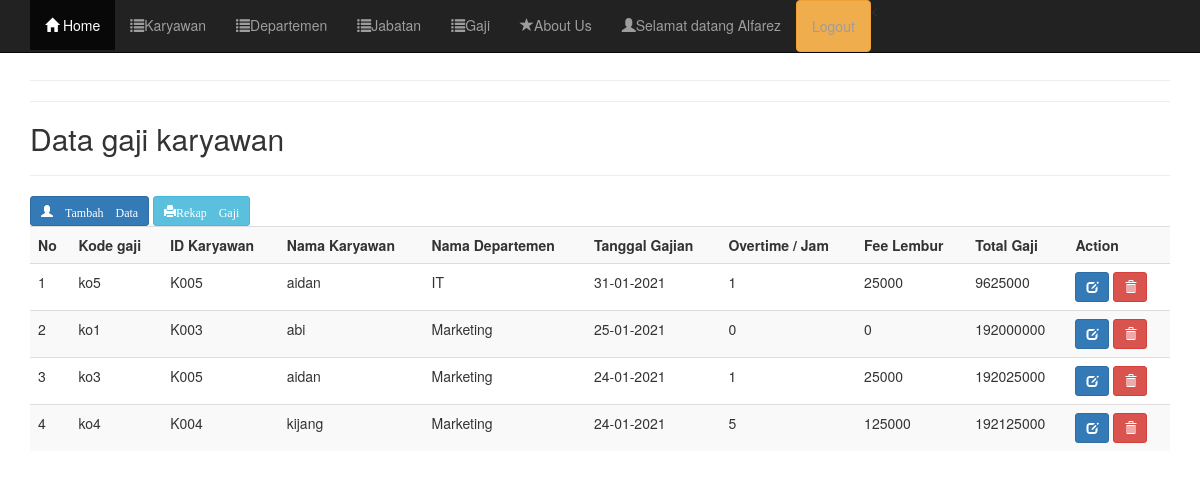
/payroll/datagaji.php (signed in), run on the app's committed database.
### tables this page shows
CREATE TABLE `payroll` (
  `kd_gj` varchar(30) NOT NULL,
  `id_karyawan` varchar(45) NOT NULL,
  `nm_karyawan` varchar(45) NOT NULL,
  `nm_departemen` varchar(45) NOT NULL,
  `tgl_gaji` varchar(45) NOT NULL,
  `overtime` int(11) NOT NULL,
  `fee_lembur` int(11) NOT NULL,
  `total` int(11) NOT NULL
);

### payroll/datagaji.php (the view, shortened to what this page needs)
<?php
include("header.php");
include("koneksi.php");
?>
	<div class="container">
		<div class="content">
			<hr />
			<hr />
			<h2>Data gaji karyawan</h2>
			<hr />
						<?php $filter = (isset($_GET['filter']) ? strtolower($_GET['filter']) : NULL);  ?>
			<a href="payroll.php" data-toggle="tooltip" data-placement="bottom" title="Tambah Data Gaji" class="btn btn-primary btn-sm"><span class="glyphicon glyphicon-user"> Tambah Data</a>
			<a href="export.php" data-toggle="tooltip" data-placement="bottom" title="Rekap" class="btn btn-info btn-sm"><span class="glyphicon glyphicon-print">Rekap Gaji</a>
			<br />
			<div class="table-responsive">
				<table class="table table-striped table-hover">
					<tr>
						<th>No</th>
						<th>Kode gaji</th>
						<th>ID Karyawan</th>
						<th>Nama Karyawan</th>
						<th>Nama Departemen</th>
						<th>Tanggal Gajian</th>
						<th>Overtime / Jam </th>
						<th>Fee Lembur</th>
						<th>Total Gaji</th>
						<th>Action</th>
					</tr>
					<?php
					if($filter){
						$sql = mysqli_query($koneksi, "SELECT * FROM payroll WHERE nm_departemen='$filter' ORDER BY nm_departemen ASC");
					}else{
						$sql = mysqli_query($koneksi, "SELECT * FROM payroll ORDER BY nm_departemen ASC");
					}
					if(mysqli_num_rows($sql) == 0){
						echo '<tr><td colspan="14">Data Tidak Ada.</td></tr>';
					}else{
						$no = 1;
						while($row = mysqli_fetch_assoc($sql)){
							echo '
							<tr>
								<td>'.$no.'</td>
								<td>'.$row['kd_gj'].'</a></td>
								<td>'.$row['id_karyawan'].'</a></td>
								<td>'.$row['nm_karyawan'].'</td>
								<td>'.$row['nm_departemen'].'</td>
								<td>'.$row['tgl_gaji'].'</td>
								<td>'.$row['overtime'].'</td>
								<td>'.$row['fee_lembur'].'</td>
								<td>'.$row['total'].'</td>
								<td>
									<a href="editgaji.php?kd_gj='.$row['kd_gj'].'" title="Edit Data" data-toggle="tooltip" class="btn btn-primary btn-sm"><span class="glyphicon glyphicon-edit" aria-hidden="true"></span></a>
									<a href="datagaji.php?aksi=delete&kd_gj='.$row['kd_gj'].'" title="Hapus Data" data-toggle="tooltip" onclick="return confirm(\'Anda yakin akan menghapus data '.$row['nm_karyawan'].'?\')" class="btn btn-danger btn-sm"><span class="glyphicon glyphicon-trash" aria-hidden="true"></span></a>
								</td>
							</tr>
							';
							$no++;
						}
					}
					?>
				</table>
			</div>
		</div>
	</div>
<?php
include("footer.php");
?>

### style.css (style rules this page uses)
.content { margin-top: 80px; }

### data on the page
payroll: kd_gj "ko5", id_karyawan "K005", nm_karyawan "aidan", nm_departemen "IT", tgl_gaji "31-01-2021", overtime "1", fee_lembur "25000", total "9625000"
payroll: kd_gj "ko1", id_karyawan "K003", nm_karyawan "abi", nm_departemen "Marketing", tgl_gaji "25-01-2021", overtime "0", fee_lembur "0", total "192000000"
payroll: kd_gj "ko3", id_karyawan "K005", nm_karyawan "aidan", nm_departemen "Marketing", tgl_gaji "24-01-2021", overtime "1", fee_lembur "25000", total "192025000"
payroll: kd_gj "ko4", id_karyawan "K004", nm_karyawan "kijang", nm_departemen "Marketing", tgl_gaji "24-01-2021", overtime "5", fee_lembur "125000", total "192125000"

### other printed values
$nama "Alfarez"
